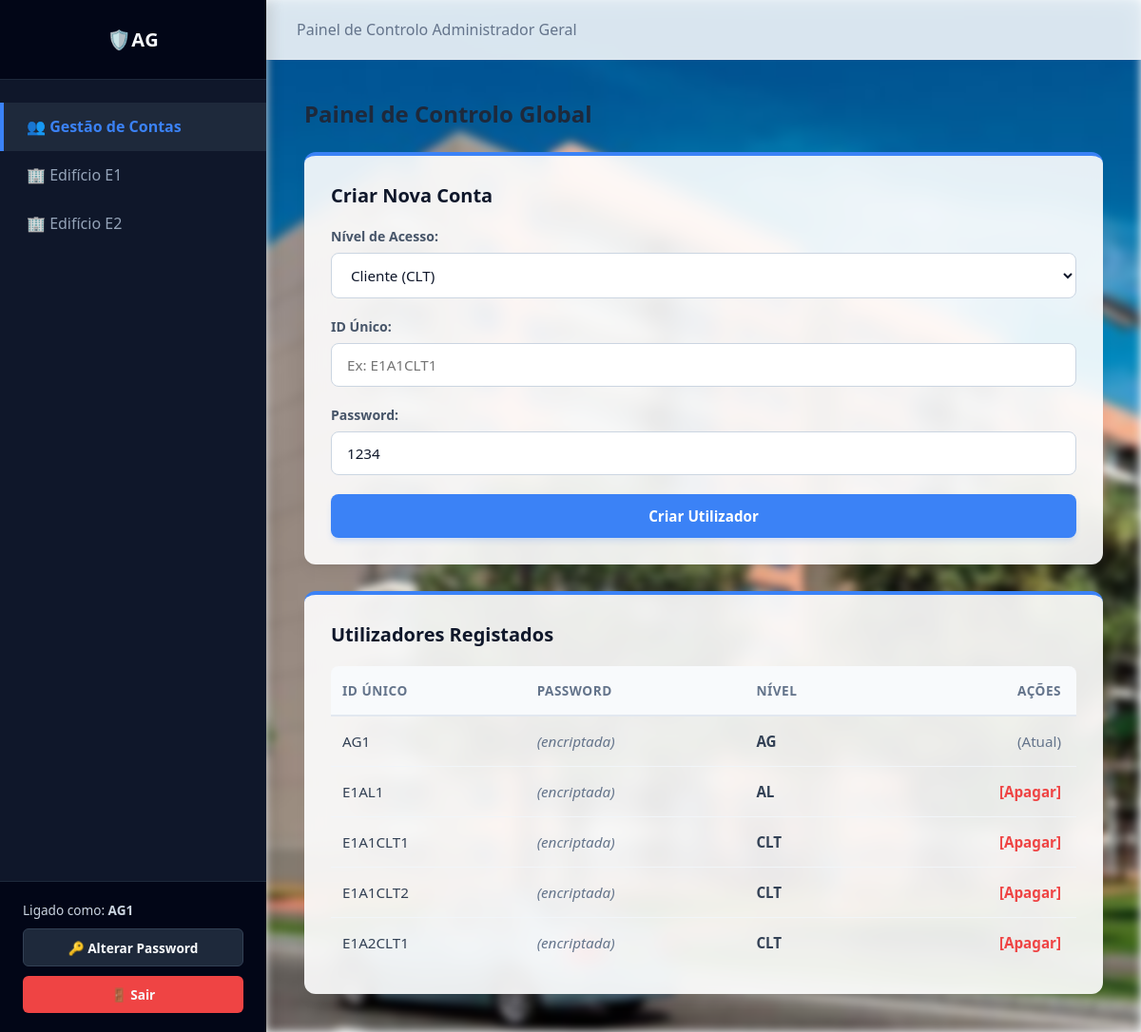
/dashboard_ag.php (signed in), run on an earlier commit of the app's database.
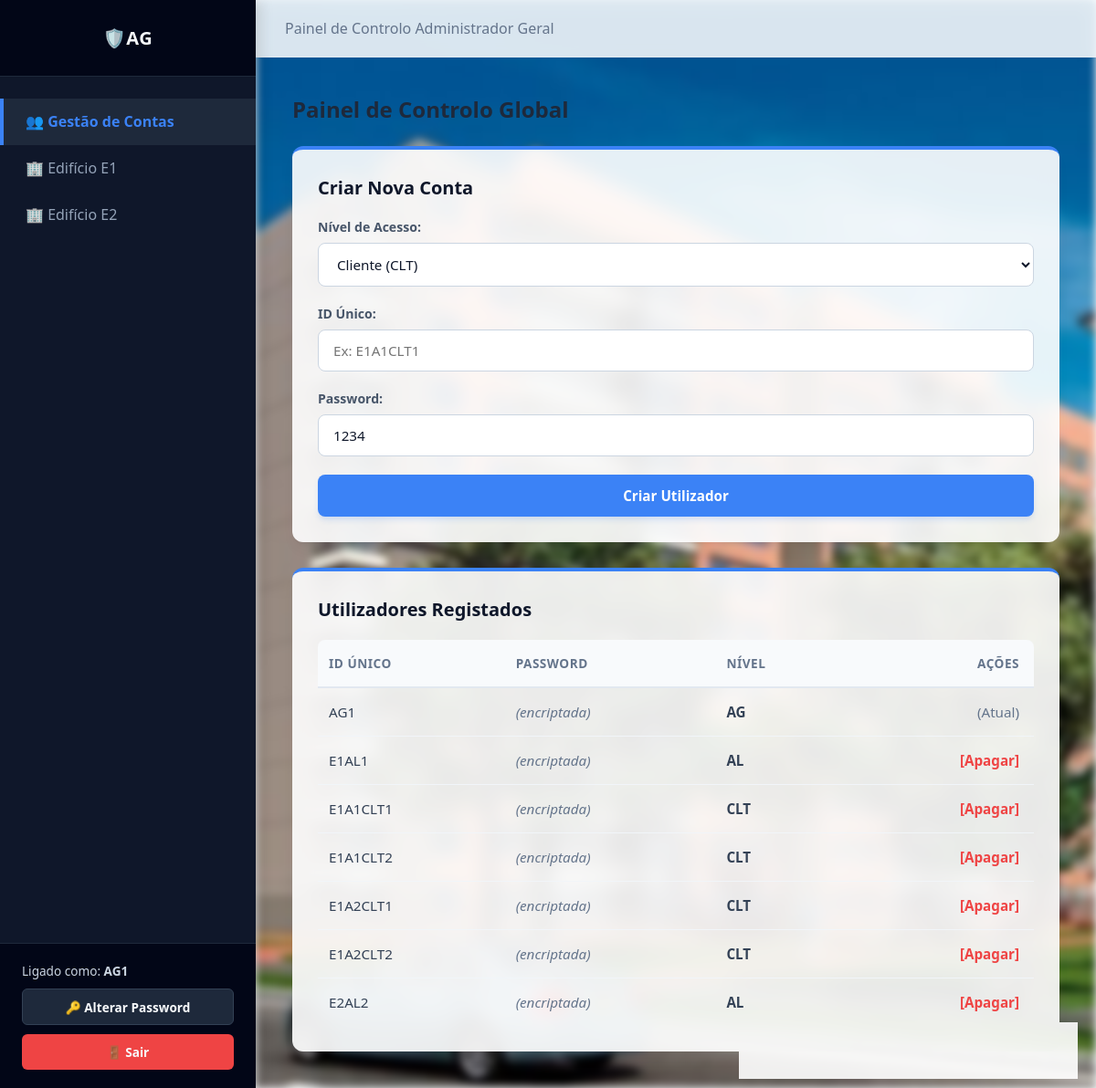
And on a later commit of the database.
### tables this page shows
CREATE TABLE utilizadores (
    id_unico TEXT PRIMARY KEY,
    password TEXT NOT NULL,
    tipo_acesso TEXT NOT NULL
);

### dashboard_ag.php (the view, shortened to what this page needs)
<?php
$db = new SQLite3('database.db');
$usuarios = $db->query("SELECT * FROM utilizadores");
?>
<!DOCTYPE html>
<html lang="pt">
<head>
    <link rel="stylesheet" href="css/styles.css?v=1.1">
</head>
<body>
    <div class="app-wrapper">
        <aside class="sidebar">
            <div>
                <div class="sidebar-header">🛡️AG </div>
                <ul class="sidebar-menu">
                    <li class="sidebar-item active"><a href="dashboard_ag.php">👥 Gestão de Contas</a></li>
                    <li class="sidebar-item"><a href="dashboard_al.php?edificio=E1">🏢 Edifício E1</a></li>
                    <li class="sidebar-item"><a href="dashboard_al.php?edificio=E2">🏢 Edifício E2</a></li>
                </ul>
            </div>
            <div class="sidebar-footer">
                <div>Ligado como: <strong><?php echo $_SESSION['user_id']; ?></strong></div>
                <a href="alterar_password.php" class="btn-sidebar-action">🔑 Alterar Password</a>
                <a href="index.html" class="btn-sidebar-action btn-sidebar-logout">🚪 Sair</a>
            </div>
        </aside>
        <div class="main-content">
            <header class="top-bar">
                <div><span style="color:#64748b; font-weight:500;">Painel de Controlo Administrador Geral</span></div>
            </header>
            <main class="container">
                <h2>Painel de Controlo Global</h2>
                <div class="grid-layout">
                    <div class="card" style="flex: 1 1 400px;">
                        <h3 class="card-title">Criar Nova Conta</h3>
                        <form method="POST">
                            <div class="form-group">
                                <label>Nível de Acesso:</label>
                                <select id="tipo_user" name="tipo_user" onchange="atualizarExemplo()">
                                    <option value="CLT">Cliente (CLT)</option>
                                </select>
                            </div>
                            <div class="form-group">
                                <label>ID Único:</label>
                                <input type="text" id="novo_id" name="novo_id" placeholder="Ex: E1A1CLT1" required>
                            </div>
                            <div class="form-group">
                                <label>Password:</label>
                                <input type="text" name="nova_pass" value="1234" required>
                            </div>
                            <button type="submit" name="criar_usuario" class="btn-submit">Criar Utilizador</button>
                        </form>
                    </div>
                    <div class="card" style="flex: 1 1 500px;">
                        <h3 class="card-title">Utilizadores Registados</h3>
                        <div class="table-responsive">
                            <table>
                                <thead>
                                    <tr><th>ID Único</th><th>Password</th><th>Nível</th><th>Ações</th></tr>
                                </thead>
                                <tbody>
                                    <?php while ($row = $usuarios->fetchArray(SQLITE3_ASSOC)): ?>
                                    <tr>
                                        <td><?php echo $row['id_unico']; ?></td>
                                        <td><em style="color:#64748b;">(encriptada)</em></td>
                                        <td><strong><?php echo $row['tipo_acesso']; ?></strong></td>
                                        <td>
                                            <?php if ($row['id_unico'] !== $_SESSION['user_id']): ?>
                                                <a href="dashboard_ag.php?eliminar=<?php echo $row['id_unico']; ?>" onclick="return confirm('Apagar utilizador?')" style="color:#ef4444; text-decoration:none; font-weight:bold;">[Apagar]</a>
                                            <?php else: ?>
                                                <span style="color:#64748b;">(Atual)</span>
                                            <?php endif; ?>
                                        </td>
                                    </tr>
                                    <?php endwhile; ?>
                                </tbody>
                            </table>
                        </div>
                    </div>
                </div>
            </main>
        </div>
    </div>
</body>
</html>

What changed in the data, as far as the page shows it:
added utilizadores: id_unico "E1A2CLT2", tipo_acesso "CLT"
added utilizadores: id_unico "E2AL2", tipo_acesso "AL"
